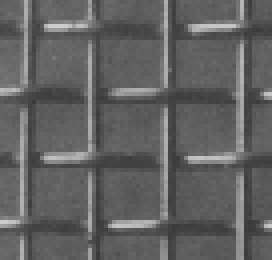
%> input picture Assignment2-images/T1.gif, 68 x 65 px (shown 4 times larger)
$ octave synthesis.m   (GNU Octave 9; MATLAB toolbox functions it lacks are replaced by stand-ins)
%> lines starting %> are read from the running program, lines starting %| are printed output that depends on the picture
### GetUnfilledNeighbors.m
function [ PixelList ] = GetUnfilledNeighbors( filled )
%UNTITLED3 Summary of this function goes here
%   Detailed explanation goes here
PixelList = cell(1, 1000);
% bi = double(image > 0);
% se = strel('square', 3);
se = ones(3);
% dilated = imdilate(bi, se);
convolved = conv2(filled, se, 'same');
neighbors = convolved .* ~filled;
% [5 lines of commented-out code are left out]
[rows, cols] = find(neighbors > 0);
for i = 1:numel(rows);
    PixelList{i} = [rows(i), cols(i)];
end
PixelList(numel(rows) + 1 : 1000) = [];
end

### synthesis.m
image = zeros(200);
filled = zeros(200);
sample = double(imread('Assignment2-images/T1.gif'));
%> sample: size 65x68 double; min 57, max 205, mean 97.4; mean of the top-left, top-right, bottom-left and bottom-right quarters 99, 96.6, 98.5, 95.6
imshow(sample,[]);
[sRow, sCol] = size(sample);
%> sRow = 65; sCol = 68
seedRow = ceil(rand * (sRow - 2 - 1) + 1);
seedCol = ceil(rand * (sCol - 2 - 1) + 1);
% seedRow
% seedCol
image(99:101, 99:101) = sample(seedRow:seedRow + 2, seedCol:seedCol + 2);
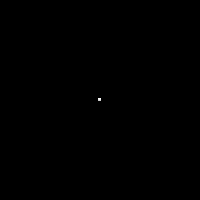
%> image: size 200x200 double; min 0, max 94, mean 0; drawn with min black and max white
filled(99:101, 99:101) = 1;
MaxErrThreshold = 0.3;
windowSize = 9;
j = 0;
%> (the run ends here)
